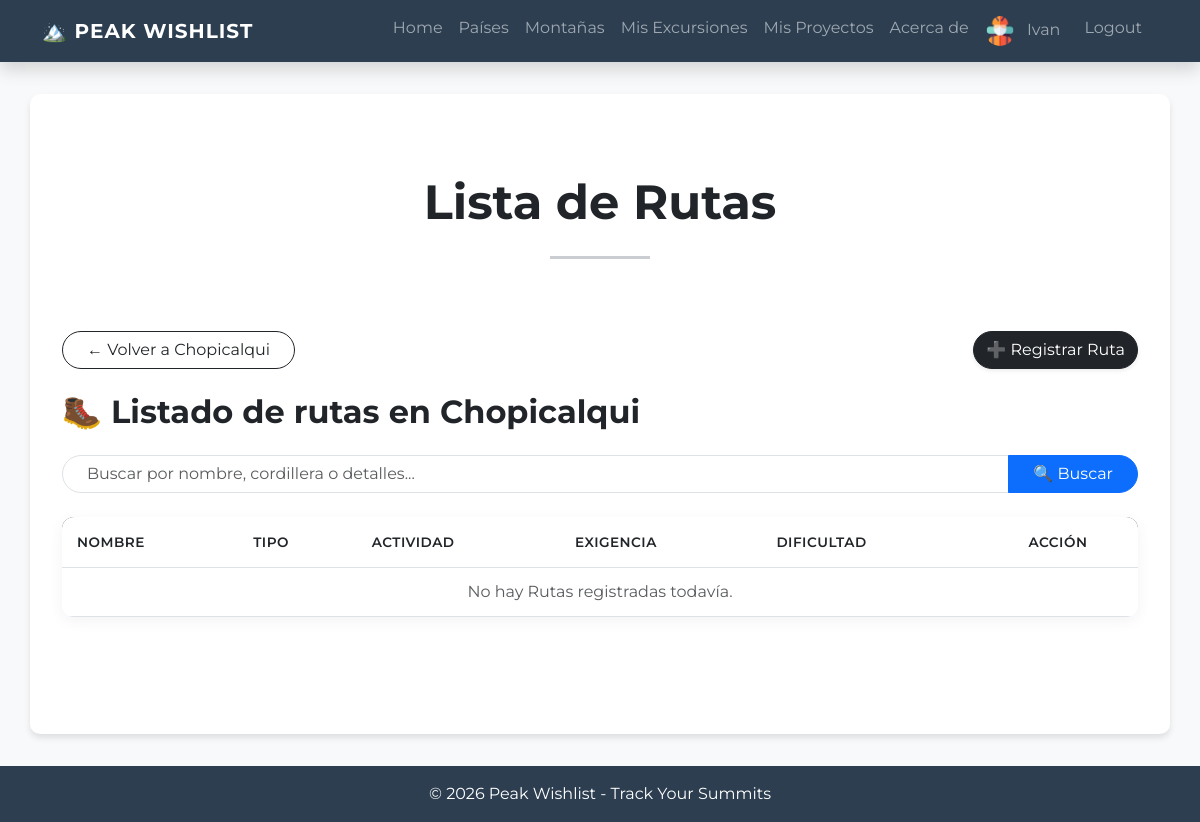
The app's page /montana/rutas/31/ (signed in), older data.
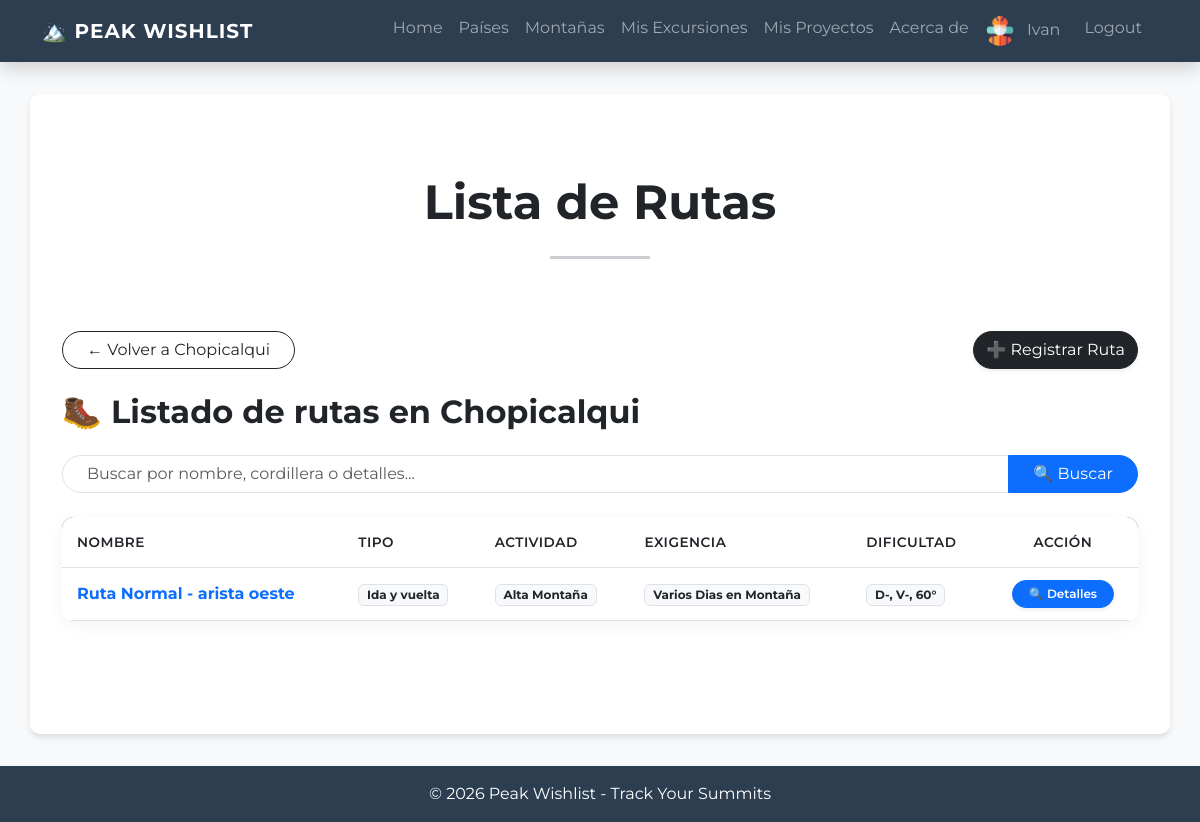
The same page, newer data.
### peak_wishlist/models.py (models this page shows, shortened)
class Ruta(models.Model):
    class DificultadEscalada(models.TextChoices):
        R_56_4C_TRAD = "5.6 - 4c - Trad", "5.6 - 4c - Trad"
        R_56_4C_SPORT = "5.6 - 4c - Sport", "5.6 - 4c - Sport"
        R_57_5A_TRAD = "5.7 - 5a - Trad", "5.7 - 5a - Trad"
        R_57_5A_SPORT = "5.7 - 5a - Sport", "5.7 - 5a - Sport"
        R_58_5B_TRAD = "5.8 - 5b - Trad", "5.8 - 5b - Trad"
        R_58_5B_SPORT = "5.8 - 5b - Sport", "5.8 - 5b - Sport"
        R_59_5C_TRAD = "5.9 - 5c - Trad", "5.9 - 5c - Trad"
        R_59_5C_SPORT = "5.9 - 5c - Sport", "5.9 - 5c - Sport"
        R_510A_6A_TRAD = "5.10a - 6a - Trad", "5.10a - 6a - Trad"
        R_510A_6A_SPORT = "5.10a - 6a - Sport", "5.10a - 6a - Sport"
        R_510B_6A1_TRAD = "5.10b - 6a+ - Trad", "5.10b - 6a+ - Trad"
        R_510B_6A1_SPORT = "5.10b - 6a+ - Sport", "5.10b - 6a+ - Sport"
        R_510C_6B_TRAD = "5.10c - 6b - Trad", "5.10c - 6b - Trad"
        R_510C_6B_SPORT = "5.10c - 6b - Sport", "5.10c - 6b - Sport"
        R_510D_6B1_TRAD = "5.10d - 6b+ - Trad", "5.10d - 6b+ - Trad"
        R_510D_6B1_SPORT = "5.10d - 6b+ - Sport", "5.10d - 6b+ - Sport"
        R_511A_6C_TRAD = "5.11a - 6c - Trad", "5.11a - 6c - Trad"
        R_511A_6C_SPORT = "5.11a - 6c - Sport", "5.11a - 6c - Sport"
        R_511B_6C1_TRAD = "5.11b - 6c+ - Trad", "5.11b - 6c+ - Trad"
        R_511B_6C1_SPORT = "5.11b - 6c+ - Sport", "5.11b - 6c+ - Sport"
        R_511C_7A_TRAD = "5.11c - 7a - Trad", "5.11c - 7a - Trad"
        R_511C_7A_SPORT = "5.11c - 7a - Sport", "5.11c - 7a - Sport"
        R_511D_7A1_TRAD = "5.11d - 7a+ - Trad", "5.11d - 7a+ - Trad"
        R_511D_7A1_SPORT = "5.11d - 7a+ - Sport", "5.11d - 7a+ - Sport"
        R_512A_7B_TRAD = "5.12a - 7b - Trad", "5.12a - 7b - Trad"
        R_512A_7B_SPORT = "5.12a - 7b - Sport", "5.12a - 7b - Sport"
        R_512B_7B1_TRAD = "5.12b - 7b+ - Trad", "5.12b - 7b+ - Trad"
        R_513A_8A_SPORT = "5.13a - 8a - Sport", "5.13a - 8a - Sport"
        R_514A_8C_SPORT = "5.14a - 8c - Sport", "5.14a - 8c - Sport"
        R_515A_9B_SPORT = "5.15a - 9b - Sport", "5.15a - 9b - Sport"
    class DificultadAltaMontana(models.TextChoices):
        F = "F, I/II, 30°", "F, I/II, 30°"
        PD_MINUS = "PD-, II, 35°", "PD-, II, 35°"
        PD = "PD, II+, 40°", "PD, II+, 40°"
        PD_PLUS = "PD+, III, 45°", "PD+, III, 45°"
        AD_MINUS = "AD-, III+, 45°", "AD-, III+, 45°"
        AD = "AD, IV, 50°", "AD, IV, 50°"
        AD_PLUS = "AD+, IV+, 55°", "AD+, IV+, 55°"
        D_MINUS = "D-, V-, 60°", "D-, V-, 60°"
        D = "D, V, 65°", "D, V, 65°"
        D_PLUS = "D+, V+, 70°", "D+, V+, 70°"
        TD_MINUS = "TD-, VI-, 75°", "TD-, VI-, 75°"
        TD = "TD, VI, 80°", "TD, VI, 80°"
        TD_PLUS = "TD+, VI+, 85°", "TD+, VI+, 85°"
        ED1 = "ED1, VII, 90°", "ED1, VII, 90°"
        ED2 = "ED2, VII+, 90°", "ED2, VII+, 90°"
        ED3 = "ED3, VIII, 90°+", "ED3, VIII, 90°+"
        ED4 = "ED4, VIII+, 90°/100°", "ED4, VIII+, 90°/100°"
    class DificultadSenderismo(models.TextChoices):
        T1 = "T1, Senderismo", "T1, Senderismo"
        T2 = "T2, Senderismo de montaña", "T2, Senderismo de montaña"
        T3 = "T3, Senderismo de montaña exigente", "T3, Senderismo de montaña exigente"
        T4 = "T4, Senderismo alpino", "T4, Senderismo alpino"
        T5 = "T5, Senderismo alpino exigente", "T5, Senderismo alpino exigente"
        T6 = "T6, Senderismo alpino difícil", "T6, Senderismo alpino difícil"
    class DificultadMTB(models.TextChoices):
        S0 = "S0, Muy fácil", "S0, Muy fácil"
        S1 = "S1, Fácil", "S1, Fácil"
        S2 = "S2, Moderada", "S2, Moderada"
        S3 = "S3, Difícil", "S3, Difícil"
        S4 = "S4, Muy difícil", "S4, Muy difícil"
        S5 = "S5, Extrema", "S5, Extrema"
    class TipoActividad(models.TextChoices):
        ALTA_MONTANA = 'Alta Montaña'
        ESCALADA_EN_ROCA = 'Escalada'
        TREKKING = 'Trekking'
        MTB = 'Bicicleta de Montaña'
    class TipoTrayecto(models.TextChoices):
        IDA_Y_VUELTA = 'Ida y vuelta'
        Circuito = 'Circuito'
        Travesia = 'Travesia'
        Circunvalacion = 'Circunvalacion'
    class ExigenciaFisica(models.TextChoices):
        UN_DIA_E = 'Treking/escalada de un Dia'
        DOS_DIAS = 'Trekking/escalada de Fin de Semana'
        VARIOS_DIAS = 'Varios Dias en Montaña'
        GRAN_RECORRIDO = 'Gran Recorrido'
        RECORRIDO_LOCAL = 'Recorrido Local'
    class UnidadTiempo(models.TextChoices):
        DIAS = 'Dias'
        HORAS = 'Horas'
    nombre = models.CharField(max_length= 50, null=False, blank=False, default="Ruta Normal")
    actividad = models.CharField(max_length=30, choices=TipoActividad.choices, null=False, blank=False)
    tipo_trayecto = models.CharField(max_length=20, choices=TipoTrayecto.choices, null=False, blank=False)
    exigencia = models.CharField(max_length=50, choices=ExigenciaFisica.choices, null=False, blank=False)
    distancia = models.DecimalField(max_digits=7, decimal_places=2, null=False, blank=False)
    desnivel_positivo = models.DecimalField(max_digits=7, decimal_places=2, null=False, blank=False)
    informacion_general = models.TextField(max_length=250, null=True, blank=True)
    gps_trakking = models.URLField(max_length=100, null=False, blank=False)
    montana = models.ForeignKey(Montana, null=False, blank= False, on_delete=models.CASCADE, verbose_name="montaña")
    equipo_sugerido = models.TextField(max_length=250, null=False, blank=False)
    tiempo_estimado = models.IntegerField(null=False, blank= False)
    unidad_tiempo_estimado = models.CharField(choices=UnidadTiempo.choices, blank=False, null=False)
    dificultad_tecnica = models.CharField(max_length=50, null=False, blank=False)
    observaciones = models.TextField(max_length=200, null=True, blank=True)
    indicaciones_inicio_ruta = models.TextField(max_length=200, null=True, blank=True)

### peak_wishlist/views/ruta.py (the view)
@method_decorator(login_not_required, name='dispatch')
class RutaList(ListView):
    model = Ruta
    template_name = "peak_wishlist/rutas.html"
    context_object_name = "rutas"
    paginate_by = 10
    def get_queryset(self) -> QuerySet[Any]:
        montana_id = self.kwargs.get("montana_id")
        if montana_id:
            self.montana = get_object_or_404(Montana, id=montana_id)
            queryset = Ruta.objects.filter(montana=self.montana).order_by("nombre")
        else:
            self.montana = None
            queryset = Ruta.objects.all().order_by("nombre")
        query = self.request.GET.get("q")
        if query:
            queryset = queryset.filter(Q(nombre__icontains=query))
        return queryset
    def get_context_data(self, **kwargs: Any) -> dict[str, Any]:
        context = super().get_context_data(**kwargs)
        if self.montana:
            context["extension_titulo"] = f"en {self.montana.nombre}"
            context["url_volver"] = reverse_lazy(
                "peak_wishlist:montana_detail",
                kwargs={"pk": self.montana.pk},
            )
            context["volver_label"] = f"Volver a {self.montana.nombre}"
        else:
            context["extension_titulo"] = ""
            context["url_volver"] = reverse_lazy("peak_wishlist:index")
            context["volver_label"] = "Volver al inicio"
        return context

### peak_wishlist/templates/peak_wishlist/rutas.html (shortened to what this page needs)
{% extends 'peak_wishlist/base.html' %}
{% block contenido %}
<div class="text-center py-5">
    <h3 class="display-5 fw-bold text-dark">Lista de Rutas</h3>
    <hr class="my-4 mx-auto" style="width: 100px; border-top: 3px solid #2c3e50;">
</div>
<div class="d-flex flex-column flex-md-row align-items-start justify-content-between gap-3 mb-4">
    <a href="{{ url_volver }}" class="btn btn-outline-dark rounded-pill px-4">
        ← {{ volver_label }}
    </a>
    {% if user.is_authenticated %}
    <a href="{% url 'peak_wishlist:registrar_ruta' montana_id=view.kwargs.montana_id %}"
       class="btn btn-dark rounded-pill shadow-sm">
        ➕ Registrar Ruta
    </a>
    {% endif %}
</div>
<h2 class="mb-4 text-dark fw-bold">🥾 Listado de rutas {{ extension_titulo }}</h2>
{% include 'peak_wishlist/componentes/search_bar.html' %}
<div class="table-container-custom table-responsive">
    <table class="table table-custom mb-0">
        <thead>
            <tr>
                <th>Nombre</th>
                <th>Tipo</th>
                <th>Actividad</th>
                <th>Exigencia</th>
                <th>Dificultad</th>
                <th class="text-center">Acción</th>
            </tr>
        </thead>
        <tbody>
            {% for ruta in rutas %}
            <tr>
                <td class="fw-bold text-primary">{{ ruta.nombre }}</td>
                <td>
                    <span class="badge bg-light text-dark border">
                        {{ ruta.tipo_trayecto }}
                    </span>
                </td>
                <td>
                    <span class="badge bg-light text-dark border">
                        {{ ruta.actividad }}
                    </span>
                </td>
                <td>
                    <span class="badge bg-light text-dark border">
                        {{ ruta.exigencia }}
                    </span>
                </td>
                <td >
                    <span class="badge bg-light text-dark border">
                        {{ ruta.dificultad_tecnica }}
                    </span>
                </td>
                <td class="text-center">
                    <a href="{% url 'peak_wishlist:ruta_detail' ruta.pk %}"
                       class="btn btn-sm btn-primary rounded-pill shadow-sm px-3"
                       style="font-size: 0.75rem; font-weight: 600;">
                        🔍 Detalles
                    </a>
                </td>
            </tr>
            {% empty %}
            <tr>
                <td colspan="7" class="text-center py-4 text-muted">
                    No hay Rutas registradas todavía.
                </td>
            </tr>
            {% endfor %}
        </tbody>
    </table>
</div>
{% endblock contenido %}

Row changes from the older to the newer data that the page shows:
added Ruta: nombre "Ruta Normal - arista oeste", tipo_trayecto "Ida y vuelta", actividad "Alta Montaña", exigencia "Varios Dias en Montaña", dificultad_tecnica "D-, V-, 60°"
Text that changed along with them:
text no longer shown: "No hay Rutas registradas todavía."
